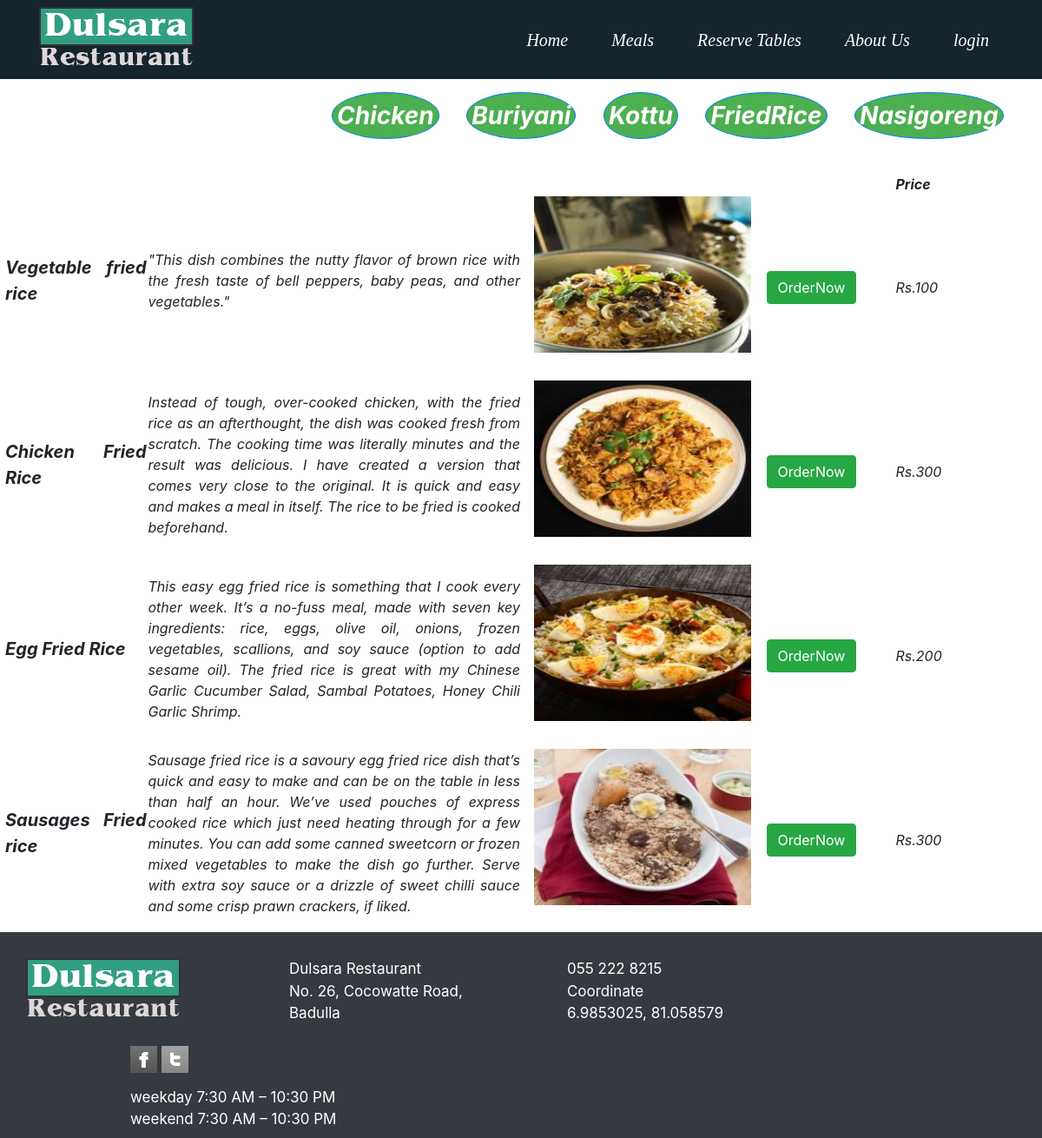
The app's page /foodss/friedrice.php with its own data.
### tables this page shows
CREATE TABLE `foods` (
  `food_id` int(20) NOT NULL,
  `food_name` varchar(100) NOT NULL,
  `food_desc` varchar(500) NOT NULL,
  `category_name` varchar(100) NOT NULL,
  `unit_price1` int(100) NOT NULL,
  `gallery_link` varchar(100) NOT NULL
);

### foodss/friedrice.php (the view, shortened to what this page needs)
<!doctype html>
<html lang="en">
  <head>
    <link rel="stylesheet" href="https://stackpath.bootstrapcdn.com/bootstrap/4.1.3/css/bootstrap.min.css">
  </head>
  <body>
                <nav class="navbar navbar-light" style="background-color:#16242D;font-style: italic;">
                    <div class="container" style="font-family:navfont; font-color:White;">
                      <img src="../Images/logo.png" alt="Dulsara logo">
                        <div id="navcontent">
                          <a class="navbar-brand" style="color:White;" href="../home.php">Home</a>
                          <a class="navbar-brand" style="color:White;" href="view.php">Meals</a>
                          <a class="navbar-brand" style="color:White;" href="../tablenew.php">Reserve Tables</a>
                          <a class="navbar-brand" style="color:White;"href="../AboutUs.php"> About Us</a>
                                                    <a class="navbar-brand" href="../login.php" style="color:White;">login</a>
                        </div>
                    </div>
                </nav>
                                <div class="btn-toolbar">
                      <a class="btn btn-primary" href="view.php" style="padding: 5px 5px; font-weight: ; font-size: 28px; background-color: #4CAF50; border-radius: 50%;" role="button">Chicken</a>&nbsp&nbsp&nbsp&nbsp&nbsp&nbsp&nbsp
           <a class="btn btn-primary" href="buriyani.php" style="padding: 5px 5px; font-weight: bold; font-size: 28px; background-color: #4CAF50; border-radius: 50%;" role="button">Buriyani</a>&nbsp&nbsp&nbsp&nbsp&nbsp&nbsp&nbsp
           <a class="btn btn-primary" href="kothu.php" style="padding: 5px 5px; font-weight: bold; font-size: 28px; background-color: #4CAF50; border-radius: 50%;" role="button"">Kottu</a>&nbsp&nbsp&nbsp&nbsp&nbsp&nbsp&nbsp
           <a class="btn btn-primary" href="friedrice.php" style="padding: 5px 5px; font-weight: bold; font-size: 28px; background-color: #4CAF50; border-radius: 50%;" role="button">FriedRice</a>&nbsp&nbsp&nbsp&nbsp&nbsp&nbsp&nbsp
          <a class="btn btn-primary" href="nasi.php" style="padding: 5px 5px; font-weight: bold; font-size: 28px; background-color: #4CAF50; border-radius: 50%;" role="button">Nasigoreng</a>&nbsp&nbsp&nbsp&nbsp&nbsp&nbsp&nbsp
                </div>
				<div class="w3-container w3">
					<div class="row  w3-margin" >
          <table class=" " id="example" style="text-align:justify;border:2px; font-style: italic;" >
							<thead>
									<tr>
										<th></th>
										<th></th>
										<th></th>
										<th>Price</th>
									</tr>
										<?php
									           include '../includes/dbh.inc.php';
												$sql = "SELECT * FROM foods WHERE (category_name='Fried Rice')";
											$result = $conn -> query($sql);
											if ($result->num_rows>0 ) {
											  while($row = $result->fetch_assoc()) {
                            echo "<tr>";
                            echo "<td width='15%''>";?><p style="font-weight: bold; margin-left:20px; font-size: 20px;"><?php echo $row['food_name'];?></p> <?php echo "</td>";
                            echo "<td width='35%'>"; ?><p style="text-align: justify;"><?php echo $row['food_desc']; ?></p> <?php echo "</td>";
                            echo "<td width='35%'>"; ?>&nbsp&nbsp&nbsp<img  style="width:250px;height:180px; margin-bottom: 30px;" src="../images/<?php echo $row["gallery_link"]; ?>"/><a href="../login.php">&nbsp&nbsp&nbsp&nbsp<input type="button" onclick="myFunction()" name="add_to_cart" style="margin-top:;" class="btn btn-success" value="OrderNow" />
                              </a><?php  echo "</td>";
                              echo "<td width='15%'>";echo"Rs."; echo $row['unit_price1'];  echo "</td>";
														  echo "</tr>";
														}
											}
										?>
								</thead>
							</table>
						</div>
				</div>
                                <div id="footer">
<nav class="navbar navbar-dark bg-dark" style="padding-top: 30px;">
<div class="container">
<div class="row">
<div class="col1">
  <img src="../Images/logo.png" alt="Dulsara Logo"></br></br>
</div>
 <div class="col2">
         Dulsara Restaurant
        <address> No. 26, Cocowatte Road,</br>Badulla</address>
</div>
<div class="col3">
       055 222 8215 <br>
        Coordinate<br> <a href="https://www.google.com/maps/place/6.9853025,81.058579" target="_blank" style="color:white;"> 6.9853025, 81.058579</a>
</div>
<div class="col4">
        <p class="icons">
          <a href="#" class="normaltip" title="Facebook"><img src="../Images/icon1.gif" alt=""></a>
          <a href="#" class="normaltip" title="Twitter"><img src="../Images/icon3.gif" alt=""></a>
        </p>
        weekday      7:30 AM – 10:30 PM <br>
        weekend    7:30 AM – 10:30 PM
</div>
</div>
</div>
</div>
</body>
</html>

### foodss/friedrice.php (style rules this page uses)
* { box-sizing: border-box; }
.row:after { content: ""; display: table; clear: both; }
.btn-toolbar { margin-left:350px; text-align: center; align-content:center; padding: 15px 32px; cursor: pointer; border-radius: 50%; }
.btn-primary { border-radius: 12px; text-align: center; padding: 12px 28px; background-color: #A9A9A9; font-weight: bold; font-style: italic; cursor: pointer; }
.navbar-brand { padding-left: 30px; font-weight: ; font-style: ; }
.col2 { padding-left: 120px; }
.col3 { padding-left: 120px; }
.col4 { padding-left: 120px; color:White; }
.icons { align-items: center; }
#footer { color: White; font-size:17px; }

### records on screen
foods: food_name "Vegetable fried rice", food_desc "\"This dish combines the nutty flavor of brown rice with the fresh taste of bell peppers, baby peas, and other vegetables.\"", gallery_link (picture), unit_price1 "100"
foods: food_name "Chicken Fried Rice", food_desc "Instead of tough, over-cooked chicken, with the fried rice as an afterthought, the dish was cooked fresh from scratch. The cooking time was literally minutes and the result was delicious. I have created a version that comes very close to the original. It is quick and easy and makes a meal in itself. The rice to be fried is cooked beforehand.", gallery_link (picture), unit_price1 "300"
foods: food_name "Egg Fried Rice", food_desc "This easy egg fried rice is something that I cook every other week. It’s a no-fuss meal, made with seven key ingredients: rice, eggs, olive oil, onions, frozen vegetables, scallions, and soy sauce (option to add sesame oil). The fried rice is great with my Chinese Garlic Cucumber Salad, Sambal Potatoes, Honey Chili Garlic Shrimp.", gallery_link (picture), unit_price1 "200"
foods: food_name "Sausages Fried rice", food_desc "Sausage fried rice is a savoury egg fried rice dish that’s quick and easy to make and can be on the table in less than half an hour. We’ve used pouches of express cooked rice which just need heating through for a few minutes. You can add some canned sweetcorn or frozen mixed vegetables to make the dish go further. Serve with extra soy sauce or a drizzle of sweet chilli sauce and some crisp prawn crackers, if liked.", gallery_link (picture), unit_price1 "300"
